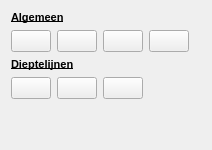
            <widget class="QWidget" name="waterongevallen">
             <property name="sizePolicy">
              <sizepolicy hsizetype="Minimum" vsizetype="Fixed">
               <horstretch>0</horstretch>
               <verstretch>0</verstretch>
              </sizepolicy>
             </property>
             <attribute name="title">
              <string>Waterongevallen</string>
             </attribute>
             <layout class="QGridLayout" name="gridLayout_7">
              <item row="2" column="0">
               <widget class="QPushButton" name="boot_te_water_laat_plaats">
                <property name="sizePolicy">
                 <sizepolicy hsizetype="Preferred" vsizetype="Fixed">
                  <horstretch>0</horstretch>
                  <verstretch>0</verstretch>
                 </sizepolicy>
                </property>
                <property name="minimumSize">
                 <size>
                  <width>0</width>
                  <height>0</height>
                 </size>
                </property>
                <property name="maximumSize">
                 <size>
                  <width>100</width>
                  <height>36</height>
                 </size>
                </property>
                <property name="text">
                 <string/>
                </property>
                <property name="icon">
                 <iconset resource="../resources.qrc">
                  <normaloff>:/plugins/oiv/config_files/png/boot_te_water_laat_plaats.png</normaloff>:/plugins/oiv/config_files/png/boot_te_water_laat_plaats.png</iconset>
                </property>
                <property name="iconSize">
                 <size>
                  <width>28</width>
                  <height>28</height>
                 </size>
                </property>
               </widget>
              </item>
              <item row="0" column="0" colspan="6">
               <widget class="QLabel" name="label_19">
                <property name="sizePolicy">
                 <sizepolicy hsizetype="Preferred" vsizetype="Fixed">
                  <horstretch>0</horstretch>
                  <verstretch>0</verstretch>
                 </sizepolicy>
                </property>
                <property name="font">
                 <font>
                  <family>Arial</family>
                  <pointsize>8</pointsize>
                  <weight>75</weight>
                  <bold>true</bold>
                  <underline>true</underline>
                  <strikeout>false</strikeout>
                 </font>
                </property>
                <property name="text">
                 <string>Algemeen</string>
                </property>
               </widget>
              </item>
              <item row="4" column="0">
               <widget class="QPushButton" name="diepte_4m">
                <property name="enabled">
                 <bool>true</bool>
                </property>
                <property name="sizePolicy">
                 <sizepolicy hsizetype="Minimum" vsizetype="Fixed">
                  <horstretch>0</horstretch>
                  <verstretch>0</verstretch>
                 </sizepolicy>
                </property>
                <property name="maximumSize">
                 <size>
                  <width>100</width>
                  <height>16777215</height>
                 </size>
                </property>
                <property name="text">
                 <string/>
                </property>
                <property name="icon">
                 <iconset resource="../resources.qrc">
                  <normaloff>:/plugins/oiv/config_files/png/diepte_4m.png</normaloff>:/plugins/oiv/config_files/png/diepte_4m.png</iconset>
                </property>
                <property name="iconSize">
                 <size>
                  <width>28</width>
                  <height>28</height>
                 </size>
                </property>
                <property name="checkable">
                 <bool>false</bool>
                </property>
                <property name="autoDefault">
                 <bool>false</bool>
                </property>
                <property name="default">
                 <bool>false</bool>
                </property>
                <property name="flat">
                 <bool>false</bool>
                </property>
               </widget>
              </item>
              <item row="2" column="2">
               <widget class="QPushButton" name="stroming">
                <property name="enabled">
                 <bool>true</bool>
                </property>
                <property name="sizePolicy">
                 <sizepolicy hsizetype="Minimum" vsizetype="Fixed">
                  <horstretch>0</horstretch>
                  <verstretch>0</verstretch>
                 </sizepolicy>
                </property>
                <property name="maximumSize">
                 <size>
                  <width>100</width>
                  <height>16777215</height>
                 </size>
                </property>
                <property name="text">
                 <string/>
                </property>
                <property name="icon">
                 <iconset resource="../resources.qrc">
                  <normaloff>:/plugins/oiv/config_files/png/stroming.png</normaloff>:/plugins/oiv/config_files/png/stroming.png</iconset>
                </property>
                <property name="iconSize">
                 <size>
                  <width>28</width>
                  <height>28</height>
                 </size>
                </property>
                <property name="checkable">
                 <bool>false</bool>
                </property>
                <property name="autoDefault">
                 <bool>false</bool>
                </property>
                <property name="default">
                 <bool>false</bool>
                </property>
                <property name="flat">
                 <bool>false</bool>
                </property>
               </widget>
              </item>
              <item row="5" column="0">
               <spacer name="verticalSpacer_5">
                <property name="orientation">
                 <enum>Qt::Vertical</enum>
                </property>
                <property name="sizeHint" stdset="0">
                 <size>
                  <width>20</width>
                  <height>40</height>
                 </size>
                </property>
               </spacer>
              </item>
              <item row="2" column="1">
               <widget class="QPushButton" name="algemeen_gevaar_2">
                <property name="enabled">
                 <bool>true</bool>
                </property>
                <property name="sizePolicy">
                 <sizepolicy hsizetype="Minimum" vsizetype="Fixed">
                  <horstretch>0</horstretch>
                  <verstretch>0</verstretch>
                 </sizepolicy>
                </property>
                <property name="maximumSize">
                 <size>
                  <width>100</width>
                  <height>16777215</height>
                 </size>
                </property>
                <property name="text">
                 <string/>
                </property>
                <property name="icon">
                 <iconset resource="../resources.qrc">
                  <normaloff>:/plugins/oiv/config_files/png/algemeen_gevaar.png</normaloff>:/plugins/oiv/config_files/png/algemeen_gevaar.png</iconset>
                </property>
                <property name="iconSize">
                 <size>
                  <width>28</width>
                  <height>28</height>
                 </size>
                </property>
                <property name="checkable">
                 <bool>false</bool>
                </property>
                <property name="autoDefault">
                 <bool>false</bool>
                </property>
                <property name="default">
                 <bool>false</bool>
                </property>
                <property name="flat">
                 <bool>false</bool>
                </property>
               </widget>
              </item>
              <item row="2" column="3">
               <widget class="QPushButton" name="oever_kade">
                <property name="enabled">
                 <bool>true</bool>
                </property>
                <property name="sizePolicy">
                 <sizepolicy hsizetype="Minimum" vsizetype="Fixed">
                  <horstretch>0</horstretch>
                  <verstretch>0</verstretch>
                 </sizepolicy>
                </property>
                <property name="maximumSize">
                 <size>
                  <width>100</width>
                  <height>16777215</height>
                 </size>
                </property>
                <property name="text">
                 <string/>
                </property>
                <property name="icon">
                 <iconset resource="../resources.qrc">
                  <normaloff>:/plugins/oiv/config_files/png/oever_kade.png</normaloff>:/plugins/oiv/config_files/png/oever_kade.png</iconset>
                </property>
                <property name="iconSize">
                 <size>
                  <width>28</width>
                  <height>28</height>
                 </size>
                </property>
                <property name="checkable">
                 <bool>false</bool>
                </property>
                <property name="autoDefault">
                 <bool>false</bool>
                </property>
                <property name="default">
                 <bool>false</bool>
                </property>
                <property name="flat">
                 <bool>false</bool>
                </property>
               </widget>
              </item>
              <item row="3" column="0" colspan="6">
               <widget class="QLabel" name="label_20">
                <property name="sizePolicy">
                 <sizepolicy hsizetype="Preferred" vsizetype="Fixed">
                  <horstretch>0</horstretch>
                  <verstretch>0</verstretch>
                 </sizepolicy>
                </property>
                <property name="font">
                 <font>
                  <family>Arial</family>
                  <pointsize>8</pointsize>
                  <weight>75</weight>
                  <bold>true</bold>
                  <underline>true</underline>
                  <strikeout>false</strikeout>
                 </font>
                </property>
                <property name="text">
                 <string>Dieptelijnen</string>
                </property>
               </widget>
              </item>
              <item row="4" column="1">
               <widget class="QPushButton" name="diepte_9m">
                <property name="enabled">
                 <bool>true</bool>
                </property>
                <property name="sizePolicy">
                 <sizepolicy hsizetype="Minimum" vsizetype="Fixed">
                  <horstretch>0</horstretch>
                  <verstretch>0</verstretch>
                 </sizepolicy>
                </property>
                <property name="maximumSize">
                 <size>
                  <width>100</width>
                  <height>16777215</height>
                 </size>
                </property>
                <property name="text">
                 <string/>
                </property>
                <property name="icon">
                 <iconset resource="../resources.qrc">
                  <normaloff>:/plugins/oiv/config_files/png/diepte_9m.png</normaloff>:/plugins/oiv/config_files/png/diepte_9m.png</iconset>
                </property>
                <property name="iconSize">
                 <size>
                  <width>28</width>
                  <height>28</height>
                 </size>
                </property>
                <property name="checkable">
                 <bool>false</bool>
                </property>
                <property name="autoDefault">
                 <bool>false</bool>
                </property>
                <property name="default">
                 <bool>false</bool>
                </property>
                <property name="flat">
                 <bool>false</bool>
                </property>
               </widget>
              </item>
              <item row="4" column="2">
               <widget class="QPushButton" name="diepte_15m">
                <property name="enabled">
                 <bool>true</bool>
                </property>
                <property name="sizePolicy">
                 <sizepolicy hsizetype="Minimum" vsizetype="Fixed">
                  <horstretch>0</horstretch>
                  <verstretch>0</verstretch>
                 </sizepolicy>
                </property>
                <property name="maximumSize">
                 <size>
                  <width>100</width>
                  <height>16777215</height>
                 </size>
                </property>
                <property name="text">
                 <string/>
                </property>
                <property name="icon">
                 <iconset resource="../resources.qrc">
                  <normaloff>:/plugins/oiv/config_files/png/diepte_15m.png</normaloff>:/plugins/oiv/config_files/png/diepte_15m.png</iconset>
                </property>
                <property name="iconSize">
                 <size>
                  <width>28</width>
                  <height>28</height>
                 </size>
                </property>
                <property name="checkable">
                 <bool>false</bool>
                </property>
                <property name="autoDefault">
                 <bool>false</bool>
                </property>
                <property name="default">
                 <bool>false</bool>
                </property>
                <property name="flat">
                 <bool>false</bool>
                </property>
               </widget>
              </item>
             </layout>
            </widget>
